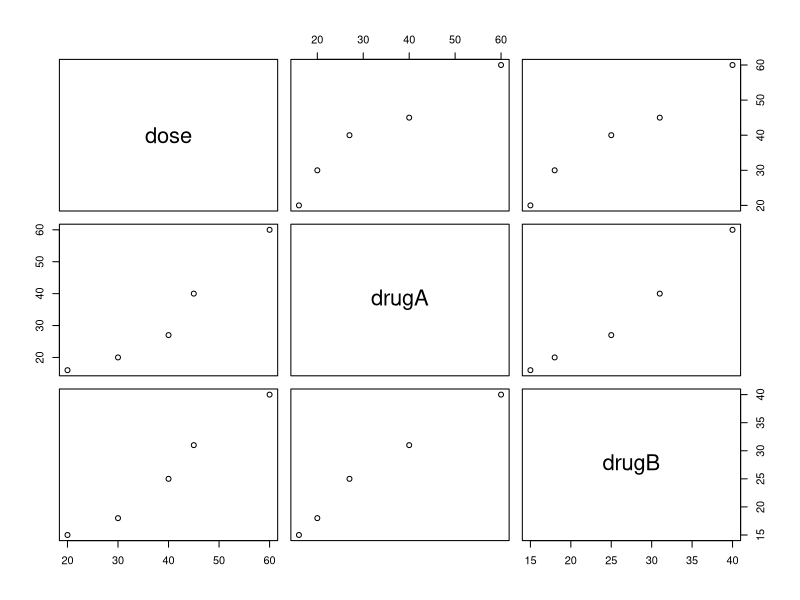
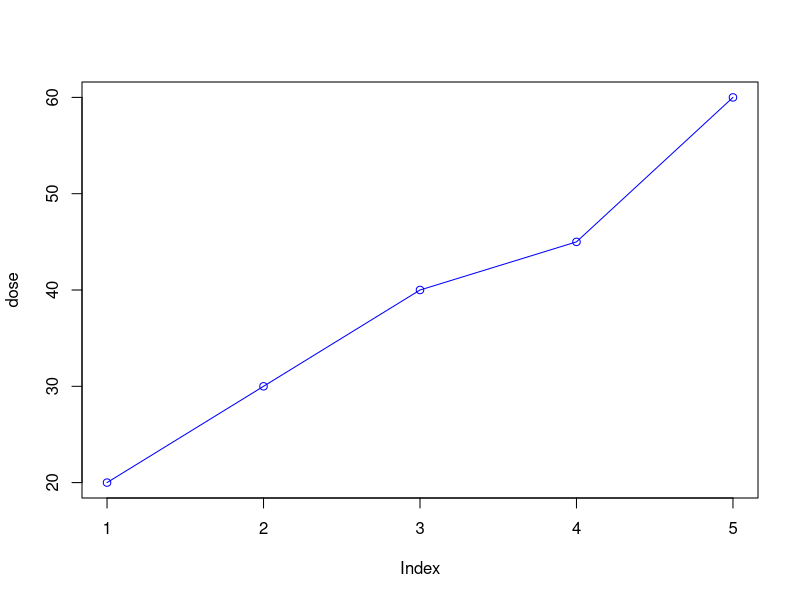
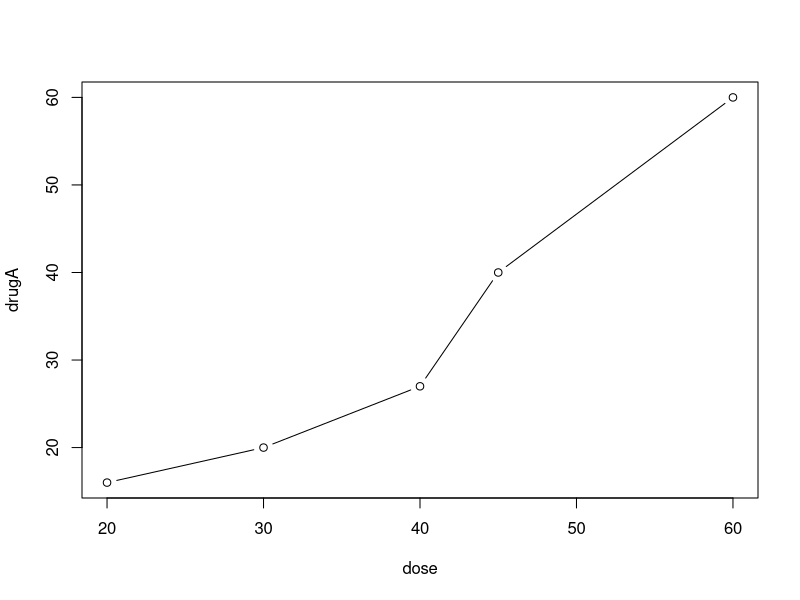
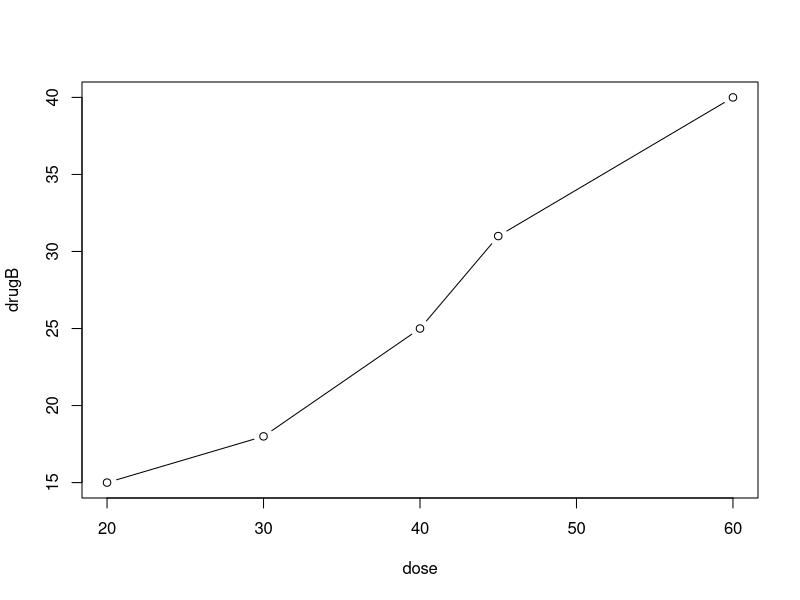
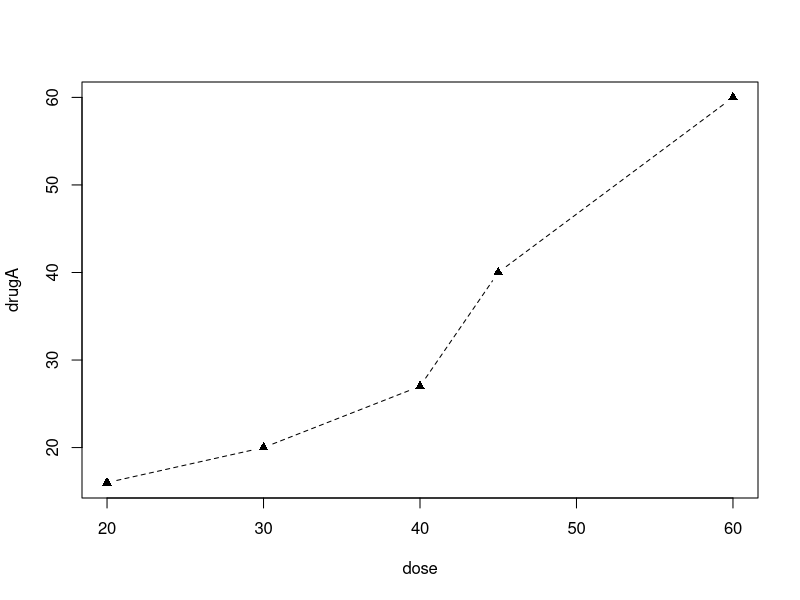
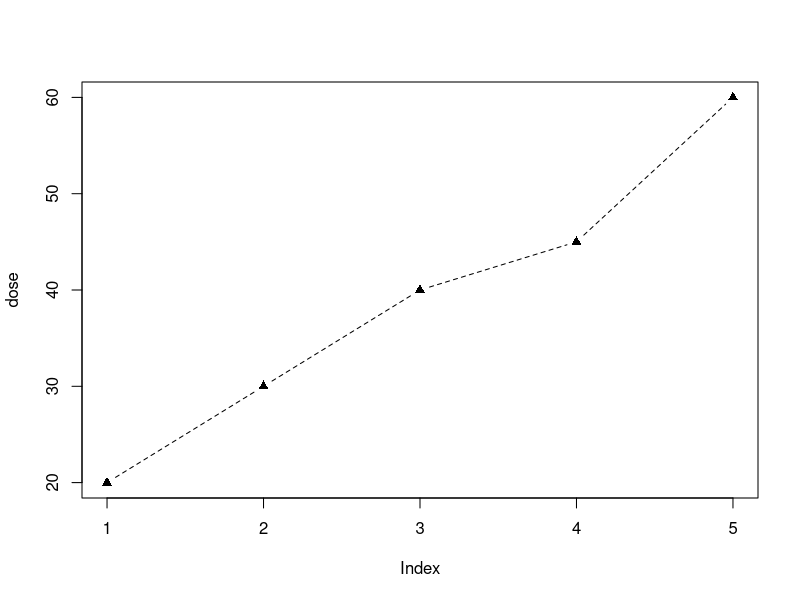
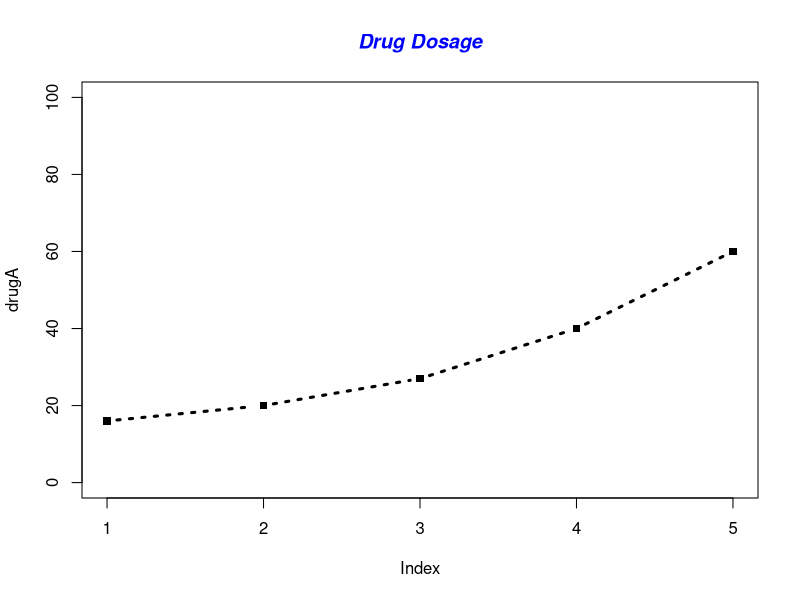

Source code (R) for these figures, in order: (Note: this script raises an error after producing the figures.)
# Build the dataset using vectors
dose <- c(20, 30, 40, 45, 60)
drugA <- c(16, 20, 27, 40, 60)
drugB <- c(15, 18, 25, 31, 40)

# storing info in dataframe called drugs
drugs <- data.frame(dose, drugA, drugB)

plot(drugs)
?plot

attach(drugs)
plot(dose, type = 'o', col = "blue")

# option type = "b" means
# we can plot both points and lines
plot(dose, drugA, type = 'b')

# Store the contents of par() to a variable
help(par)

opar <- par(no.readonly = TRUE)
plot(dose, drugB, type = "b")

# lty = 2 (dashed line)
# pch = 17(triangles)
par(lty = 2, pch = 17)
plot(dose, drugA, type = "b")
par(opar)

# Specify graphical paramteters
plot(dose, type = "b", lty = 2, pch = 17)

# Three times wider than default
plot(drugA, 
     type = 'b', 
     lty = 3, 
     lwd = 3, 
     pch = 15, 
     ylim = c(0, 100))
title(main = "Drug Dosage",
      col.main = "blue",
      font.main = 4)
# plot drug b with red dashed line and square points
# pch = 12
plot(drugB,
     type = "b",
     lty = 2,
     lwd = 2,
     pch = 12,
     ylim = c(0, graph_range[2]),
     col = "red")
title(main = "Drug Dosage",
      col.main = "blue",
      font.main = 4)

graph_range <- range(0, drugA, drugA)
graph_range

# Label the axis values
# Make the x axis have ml labels

axis(1, at = 1:5, lab = c("20ml", "40ml", "60ml", "80ml", "100ml"))

# y-axis with tick every 5 points
axis(2, at = 0:graph_range[2]/5)

# Full example of charts
# Plot dose with
# With labels
plot(dose, drugA, type = "b", col = "red", pch = 2,
     lwd = 2, main = "clinical trial for drug A",
     sub = "This is hypothetical data", xlab = "dosage",
     ylab = "Drug Response", xlim = c(0,60), ylim = c(0,70))

# Use mtcar
?mtcars
# Capture parameters
opar <- par(no.readonly = TRUE)
# include mfrow = c(nrow, ncol)
par(mfrow = c(2,2))
attach(mtcars)
str(mtcars)
plot(wt, mpg, main = "scatter plot of weight vs mpg")
plot(wt, disp, main = "scatter plot of weight vs displacement")
par(opar)

# Show 3 plot in 3 rows and 1 col
# of wt, mpg and disp

opar <- par(no.readonly = TRUE)
par(mfrow = c(3,1))
graph_range <- range(0, wt, mpg, disp)
graph_range
plot(wt,main = "scatter plot of weight", 
     xlab = "100", ylab = "weight of cars")
plot(mpg, main = "scatter plot of miles per gallon", xlab = "100", ylab = "miles per gallon")
plot(disp, main = "scatter plot of displacement", xlab = "100", ylab = "displacement")